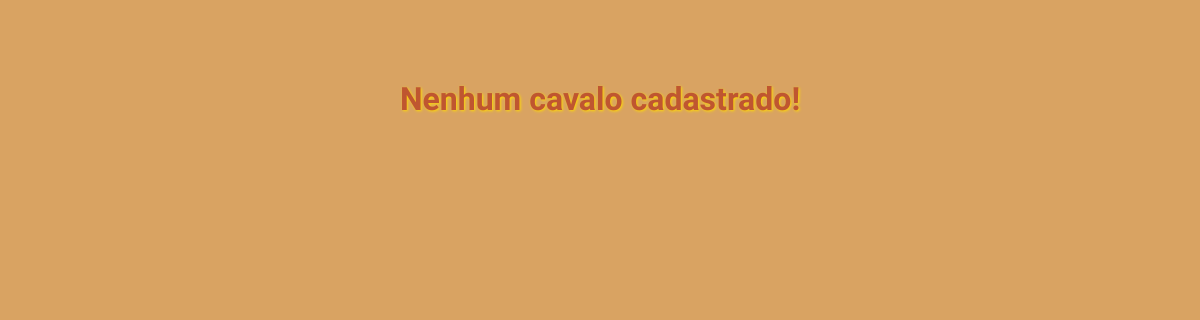
The app's page /listarCavalo.php, older data.
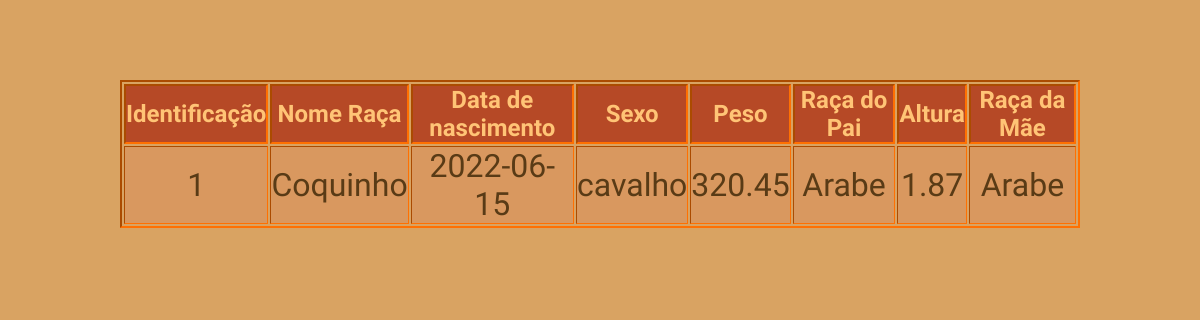
The same page, newer data.
### tables this page shows
CREATE TABLE `cavalo` (
  `Identificacao_cav` int(11) NOT NULL,
  `Nome_cav` varchar(30) DEFAULT NULL,
  `Raca_cav` varchar(30) DEFAULT NULL,
  `Datanasc_cav` date DEFAULT NULL,
  `Sexo_cav` varchar(20) DEFAULT NULL,
  `Peso` double DEFAULT NULL,
  `Racapai_cav` varchar(30) DEFAULT NULL,
  `Altura_cav` double DEFAULT NULL,
  `Racamae_cav` varchar(30) DEFAULT NULL
);

### persistence/Banco.php (called while the page is built, shortened)
<?php
class Banco
{
	private $conexao;
	function __construct()
	{
		$this->banco="farm";
		$this->url="localhost";
		$this->usuario="root";
		$this->senha="";
		$this->conexao=new mysqli($this->url,$this->usuario,$this->senha,$this->banco);
	}
	function consultar($sql){
		$teste=$this->conexao->query($sql);
		$num_linhas=$teste->num_rows;
		if($num_linhas>0){
			return $teste;
		}else{
			return false;
		}
	}
}
?>

### listarCavalo.php (the view)
<?php
require_once 'cabecalho.php';
require_once 'model/Cavalo.php';
$consulta=listarCavalo();
if(!$consulta){
	echo "<h5 id='texto'>Nenhum cavalo cadastrado!</h5>";
}else{
	echo "<table id='listarbicho'>";
	echo "<tr>";
	echo "<th> Identificação </th>";
	echo "<th> Nome </th";
	echo "<th> Raça </th>";
	echo "<th> Data de nascimento </th>";
	echo "<th> Sexo </th>";
	echo "<th> Peso </th>";
	echo "<th> Raça do Pai </th>";
	echo "<th> Altura </th>";
	echo "<th> Raça da Mãe </th>";
	echo "</tr>";
	while ($linha=$consulta->fetch_assoc()) {
		echo "<tr>";
		echo "<td>".$linha['Identificacao_cav']."</td>";
		echo "<td>".$linha['Nome_cav']."</td>";
		echo "<td>".$linha['Datanasc_cav']."</td>";
		echo "<td>".$linha['Sexo_cav']."</td>";
		echo "<td>".$linha['Peso']."</td>";
		echo "<td>".$linha['Racapai_cav']."</td>";
		echo "<td>".$linha['Altura_cav']."</td>";
		echo "<td>".$linha['Racamae_cav']."</td>";
		echo "</tr>";
	}
	echo "</table>";
}
?>
</body>
</html>

### cabecalho.php (shortened to what this page needs)
<!DOCTYPE html>
<html>
<head>
<link rel="stylesheet" type="text/css" href="css/principal.css">
<link rel="stylesheet" type="text/css" href="css/js.css">
</head>
<body onload="esconde()">

### model/cavalo.php (shortened to what this page needs)
<?php
require_once './persistence/banco.php';
function listarCavalo(){
	$banco=new banco();
	$sql="select * from cavalo order by Identificacao_cav";
	$consulta=$banco->consultar($sql);
	if(!$consulta){
		return false;
	}else{
		return $consulta;
	}
}
?>
</body>
</html>

### css/principal.css (style rules this page uses)
* { padding: 0px; margin: 0px; }
body { background-color: #D9A362; }
#listarbicho { margin-top: 10vh; max-width: 80vw; margin-left: 10vw; border: 2px inset #FF7001; }
#listarbicho th { background-color: #B64926; text-align: center; font-family: 'News Cycle', sans-serif; font-size: 1.5rem; color: #FFC476; width: auto; border: 2px inset #FF7001; }
#listarbicho td { background-color: #D9985F; text-align: center; font-family: 'News Cycle', sans-serif; font-size: 2rem; color: #593B16; width: auto; border: 1px inset #FF7001; }
h5 { font-size: 2rem; font-family: 'Lexend', sans-serif; color: #BF5630; text-align: center; text-shadow: 1px 1px 3px #FFDA00; padding-top: 10vh; }

Row changes from the older to the newer data that the page shows:
added cavalo: Identificacao_cav "1", Nome_cav "Coquinho", Datanasc_cav "2022-06-15", Sexo_cav "cavalho", Peso "320.45", Racapai_cav "Arabe", Altura_cav "1.87", Racamae_cav "Arabe"
Text that changed along with them:
text no longer shown: "Nenhum cavalo cadastrado!"
text now shown: "Identificação Nome Raça Data de nascimento Sexo Peso Raça do Pai Altura Raça da Mãe"
